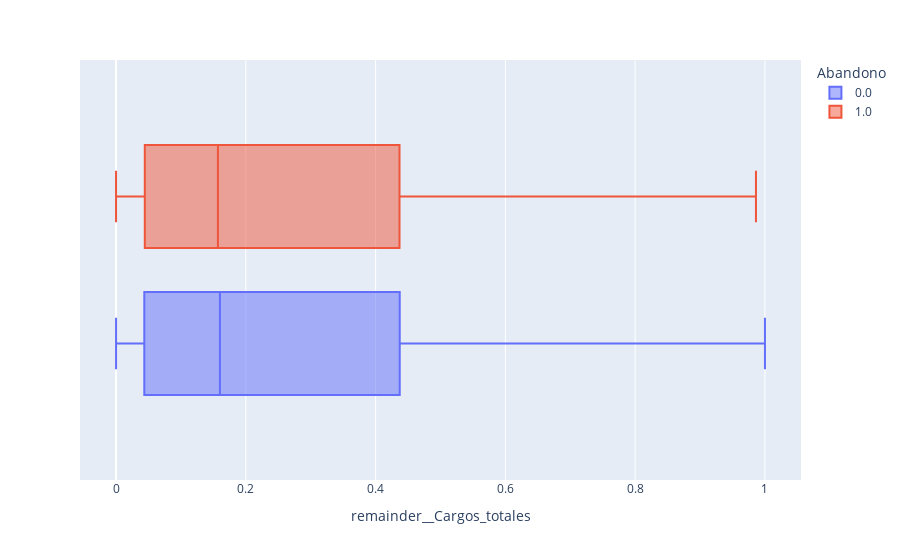

The notebook cell saved with this chart:
### Code cell
df_cargo_total_abandono = pd.concat([X_codificada['remainder__Cargos_totales'], y], axis=1)


px.box(data_frame= df_cargo_total_abandono, x = 'remainder__Cargos_totales', color= 'Abandono')

### Figure 1 — Plotly figure (JSON) as saved in the notebook; plotly's stock layout.template omitted (floating-point values rounded to 4 significant figures; data arrays with more than 128 entries replaced by an {"elided": "..."} marker saying what was removed)
{"data": [{"alignmentgroup": "True", "hovertemplate": "Abandono=0.0<br>remainder__Cargos_totales=%{x}<extra></extra>", "legendgroup": "0.0", "marker": {"color": "#636efa"}, "name": "0.0", "notched": false, "offsetgroup": "0.0", "orientation": "h", "showlegend": true, "type": "box", "x": {"elided": "5163 float values"}, "x0": " ", "xaxis": "x", "y0": " ", "yaxis": "y"}, {"alignmentgroup": "True", "hovertemplate": "Abandono=1.0<br>remainder__Cargos_totales=%{x}<extra></extra>", "legendgroup": "1.0", "marker": {"color": "#EF553B"}, "name": "1.0", "notched": false, "offsetgroup": "1.0", "orientation": "h", "showlegend": true, "type": "box", "x": {"elided": "1869 float values"}, "x0": " ", "xaxis": "x", "y0": " ", "yaxis": "y"}], "layout": {"boxmode": "group", "legend": {"title": {"text": "Abandono"}, "tracegroupgap": 0}, "margin": {"t": 60}, "xaxis": {"anchor": "y", "domain": [0, 1], "title": {"text": "remainder__Cargos_totales"}}, "yaxis": {"anchor": "x", "domain": [0, 1]}}}
